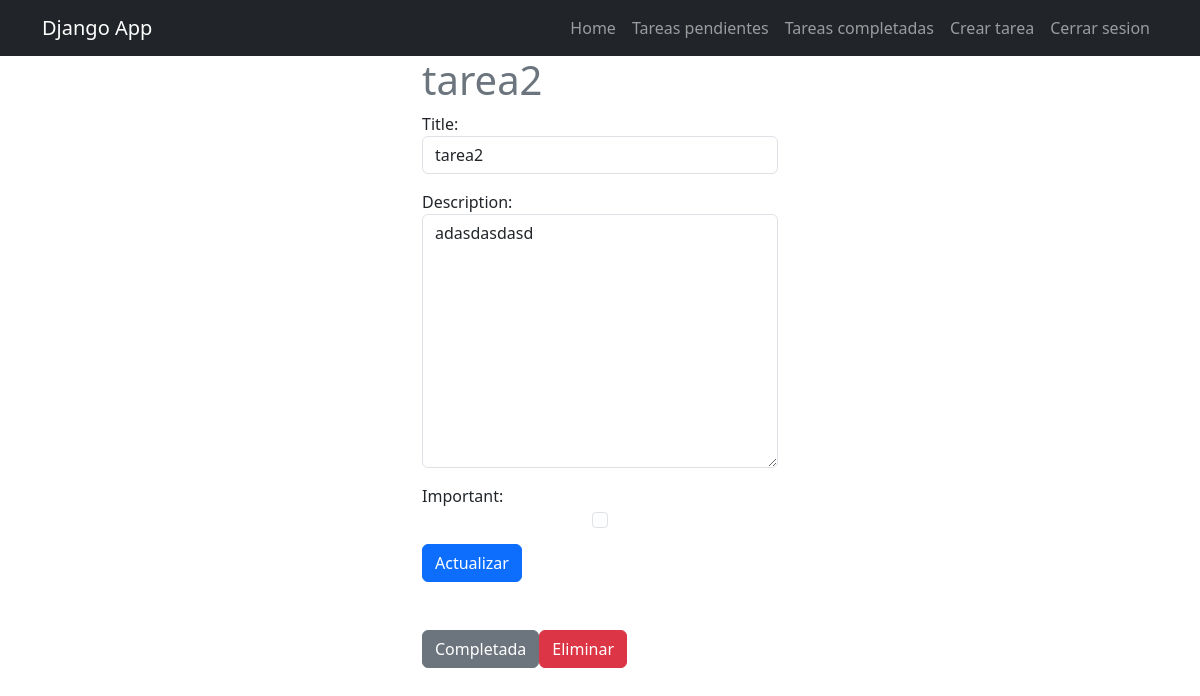
The app's page /task/11/ (signed in), older data.
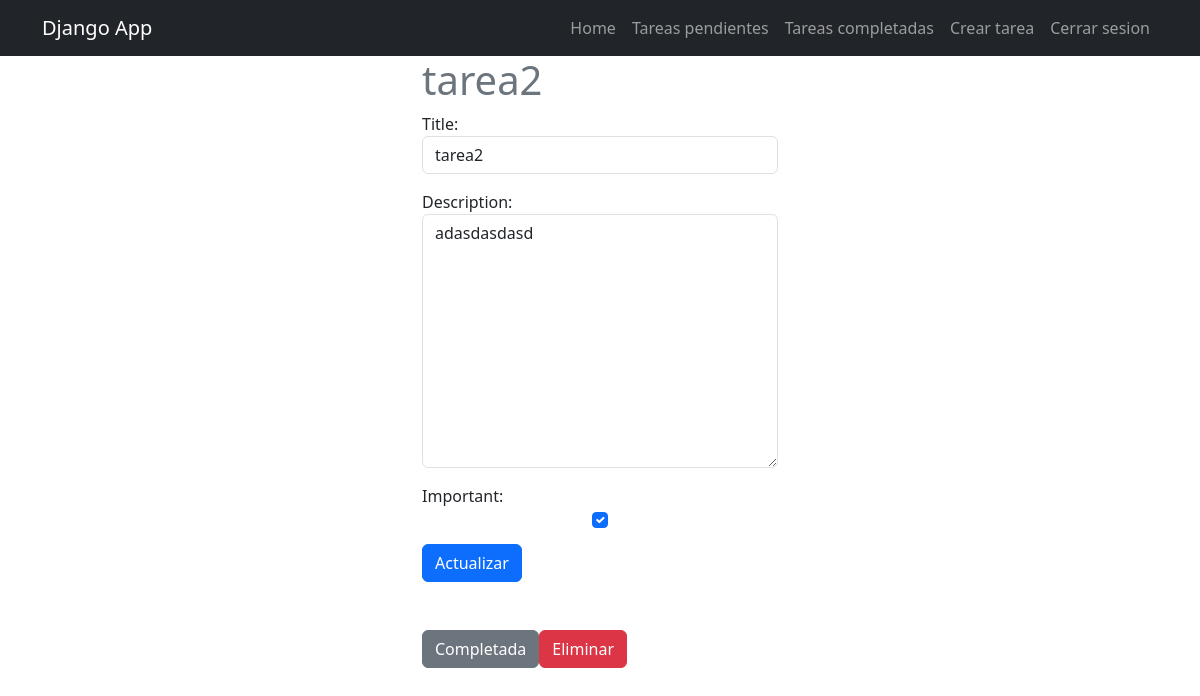
The same page, newer data.
### tasks/models.py (models this page shows, shortened)
class Task(models.Model):
    title = models.CharField(max_length=100)
    description = models.TextField(blank=True)
    created = models.DateTimeField(auto_now_add=timezone.now)
    datecompleted = models.DateTimeField(null=True,blank=True) #condicional solo para el admin
    important = models.BooleanField(default=False)
    user = models.ForeignKey(User, on_delete=models.CASCADE)

### tasks/views.py (the view, shortened to what this page needs)
# urls.py: path('task/<int:task_id>/', views.task_detail,name='task_detail'),              #Detalles de la tarea
@login_required
def task_detail(request,task_id):
    if request.method == 'GET':
        task= get_object_or_404(Task, pk=task_id,user=request.user) #Solo los usuarios pueden modificar sus propias tareas
        form= taskform(instance=task)
        return render(request,'task_detail.html',{'task':task, 'form':form})

### tasks/forms.py
class  taskform(forms.ModelForm):
    class Meta:
        model = Task
        fields= ['title','description','important']
        widgets ={
            'title':forms.TextInput(attrs={'class':'form-control','placeholder':'Escribe el nombre de la tarea'}),
            'description':forms.Textarea(attrs={'class':'form-control','placeholder':'Escribe la descripcion de la tarea'}),
            'important':forms.CheckboxInput(attrs={'class': 'form-check-input mx-auto d-block'}),
        }

### tasks/templates/task_detail.html (shortened to what this page needs)
{% extends 'base.html' %} {% block content %}
<main class="container">
  <div class="row">
    <div class="col-md-4 offset-md-4">
      <h1 class="text-secondary">{{task.title}}</h1>
      <form method="POST">
          {% csrf_token %} {{form.as_p}}
          <button class="btn btn-primary">Actualizar</button>
        </form>
      <div class="mt-5 d-flex">
        <form action="{% url 'complete_task' task.id %}" method="POST">
          <button class="btn btn-secondary">Completada</button>
        </form>
        <form action="{% url 'delete_task' task.id %}" method="POST">
          <button class="btn btn-danger">Eliminar</button>
        </form>
      </div>
    </div>
  </div>
</main>
{% endblock %}

Row changes from the older to the newer data that the page shows:
changed Task "tarea2": important "☐" → "☑"
